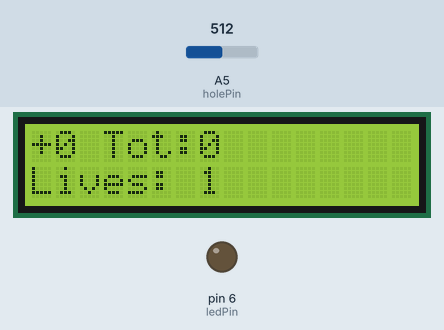
Recording of a sketch running on a simulated Arduino Uno, built with avr-gcc and run on an emulated ATmega328P. Shown: 16×2 character LCD, output pins drawn as LEDs (lit = HIGH). Inputs (shaded band) come from the test bench; at power-on: A5 (holePin) = 512. What the sketch prints to the serial monitor is not drawn.

Above: at 0.6 s.
At 1.2 s:
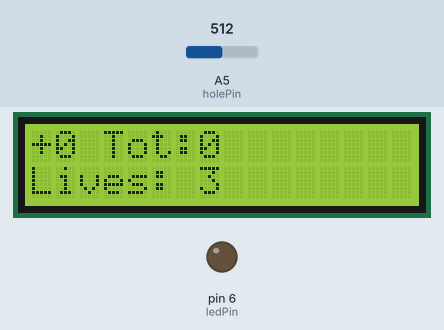
1.3 s: A5 (holePin) set to 990
2.8 s: A5 (holePin) set to 970
At 3.2 s:
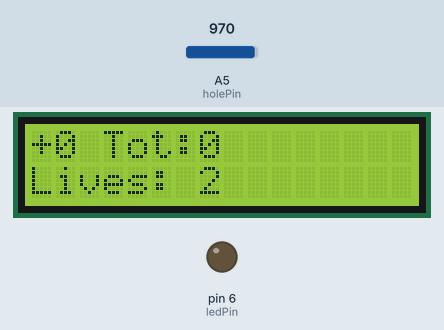
Timing chart, 0 to 5.8 s (numbered marks = the images above; inputs shaded):
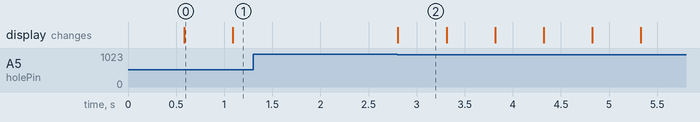

The sketch:

ScoreBoard1_copy_20250417223524.ino
```cpp
#include <LiquidCrystal.h>
#include "pitches.h"

// LCD setup: RS, E, D4, D5, D6, D7
LiquidCrystal lcd(13, 12, 11, 10, 9, 8);

// Scoring and sensor system
const int goalPins[] = { A1 };  //, A2, A3, A4};
const int numGoals = 0;         //4;
int playerScore = 0;
int lastScore = 0;
int scoringStreak = 0;
int comboTimeLimit = 5000;
unsigned long previousGoal = 0;

int sensorLimit = 0;

int goalSensors[] = { 0, 0, 0, 0 };

// Lives
int lives = 3;
const int holePin = A5;

// Audio-visual feedback
const int speakerPin = 7;
const int ledPin = 6;
int note = NOTE_D4;
bool activeNote = false;
bool activeLED = false;
int ledState = LOW;
int numBlinks = 0;
int maxBlinks = 3;
int blinkSpeed = 175;

// Timing
unsigned long currentMillis = 0;
unsigned long previousMillisNote = 0;
unsigned long previousMillisLED = 0;

void setup() {
  lcd.begin(16, 2);
  lcd.clear();

  pinMode(ledPin, OUTPUT);
  pinMode(speakerPin, OUTPUT);
  for (int i = 0; i < numGoals; i++) {
    pinMode(goalPins[i], INPUT);
  }
  //pinMode(holePin, INPUT);

  updateDisplay(0);

  Serial.begin(9600);
  calibrate();
}

void loop() {
  currentMillis = millis();

  Serial.println(analogRead(holePin));

  // Check for goal hits
  for (int i = 0; i < numGoals; i++) {
    //goalSensors[i] = (analogRead(goalPins[i]) < 1000);

    //if ((abs(analogRead(goalPins[i]) - sensorLimit) > 125)) {
    if (analogRead(goalPins[i]) < 920) {
      unsigned long timeSinceGoal = currentMillis - previousGoal;

      if (timeSinceGoal > 200) {
        if (timeSinceGoal > comboTimeLimit) {
          scoringStreak = 1;
          comboTimeLimit = 5000;
        } else {
          scoringStreak++;
          comboTimeLimit += (250 + (i * 500));
        }

        lastScore = getScoreForGoal(i);
        playerScore += lastScore;
        onScore(i);
        updateDisplay(lastScore);
        previousGoal = currentMillis;
      }
    }
  }

  // Life loss detection
  if (analogRead(holePin) < 980) {
    lives--;
    if (lives <= 0) {
      resetGame();
    } else {
      updateDisplay(0);
    }
    delay(500);  // debounce delay
  }


  // AV updates
  if (activeLED) {
    ledBlink();
  } else {
    digitalWrite(ledPin, LOW);
  }

  if (activeNote) {
    playNote();
  } else {
    noTone(speakerPin);
  }
}

// --- Scoring Feedback Logic ---
void onScore(int goalID) {
  activeLED = true;
  activeNote = true;
  numBlinks = 0;
  previousMillisNote = currentMillis;

  switch (scoringStreak) {
    case 1:
      maxBlinks = 3;
      blinkSpeed = 175;
      note = NOTE_D4;
      break;
    case 2:
      maxBlinks = 4;
      blinkSpeed = 150;
      note = NOTE_E4;
      break;
    case 3:
      maxBlinks = 5;
      blinkSpeed = 130;
      note = NOTE_FS4;
      break;
    case 4:
      maxBlinks = 6;
      blinkSpeed = 110;
      note = NOTE_A4;
      break;
    default:
      maxBlinks = 7;
      note = NOTE_D5;
      break;
  }
}

int getScoreForGoal(int id) {
  switch (id) {
    case 0: return 50;
    case 1: return 100;
    case 2: return 200;
    case 3: return 250;
    default: return 0;
  }
}

// --- LCD Display ---
void updateDisplay(int recentScore) {
  lcd.clear();
  lcd.setCursor(0, 0);
  lcd.print("+" + String(recentScore));
  lcd.print(" Tot:" + String(playerScore));

  lcd.setCursor(0, 1);
  lcd.print("Lives: " + String(lives));
}

// --- LED Feedback ---
void ledBlink() {
  if (numBlinks >= maxBlinks) {
    activeLED = false;
    ledState = LOW;
    digitalWrite(ledPin, LOW);
    return;
  }

  if (currentMillis - previousMillisLED >= blinkSpeed) {
    previousMillisLED = currentMillis;
    ledState = !ledState;
    digitalWrite(ledPin, ledState);

    if (ledState == LOW) {
      numBlinks++;
    }
  }
}

// --- Sound Feedback ---
void playNote() {
  if (currentMillis - previousMillisNote <= 800) {
    tone(speakerPin, note);
  } else {
    activeNote = false;
    noTone(speakerPin);
  }
}

// --- Reset Function ---
void resetGame() {
  playerScore = 0;
  lastScore = 0;
  lives = 3;
  scoringStreak = 0;
  comboTimeLimit = 5000;
  previousGoal = 0;

  activeLED = false;
  activeNote = false;
  digitalWrite(ledPin, LOW);
  noTone(speakerPin);

  updateDisplay(0);
}

void calibrate() {
  int calibTotal = 0;
  for (int i = 0; i < 5000; i++) {
    calibTotal += i;
  }
  sensorLimit = (calibTotal / 5000);
}
```

pitches.h
```cpp
/*************************************************
   Public Constants
 *************************************************/

#define NOTE_B0 31
#define NOTE_C1 33
#define NOTE_CS1 35
#define NOTE_D1 37
#define NOTE_DS1 39
#define NOTE_E1 41
#define NOTE_F1 44
#define NOTE_FS1 46
#define NOTE_G1 49
#define NOTE_GS1 52
#define NOTE_A1 55
#define NOTE_AS1 58
#define NOTE_B1 62
#define NOTE_C2 65
#define NOTE_CS2 69
#define NOTE_D2 73
#define NOTE_DS2 78
#define NOTE_E2 82
#define NOTE_F2 87
#define NOTE_FS2 93
#define NOTE_G2 98
#define NOTE_GS2 104
#define NOTE_A2 110
#define NOTE_AS2 117
#define NOTE_B2 123
#define NOTE_C3 131
#define NOTE_CS3 139
#define NOTE_D3 147
#define NOTE_DS3 156
#define NOTE_E3 165
#define NOTE_F3 175
#define NOTE_FS3 185
#define NOTE_G3 196
#define NOTE_GS3 208
#define NOTE_A3 220
#define NOTE_AS3 233
#define NOTE_B3 247
#define NOTE_C4 262
#define NOTE_CS4 277
#define NOTE_D4 294
#define NOTE_DS4 311
#define NOTE_E4 330
#define NOTE_F4 349
#define NOTE_FS4 370
#define NOTE_G4 392
#define NOTE_GS4 415
#define NOTE_A4 440
#define NOTE_AS4 466
#define NOTE_B4 494
#define NOTE_C5 523
#define NOTE_CS5 554
#define NOTE_D5 587
#define NOTE_DS5 622
#define NOTE_E5 659
#define NOTE_F5 698
#define NOTE_FS5 740
#define NOTE_G5 784
#define NOTE_GS5 831
#define NOTE_A5 880
#define NOTE_AS5 932
#define NOTE_B5 988
#define NOTE_C6 1047
#define NOTE_CS6 1109
#define NOTE_D6 1175
#define NOTE_DS6 1245
#define NOTE_E6 1319
#define NOTE_F6 1397
#define NOTE_FS6 1480
#define NOTE_G6 1568
#define NOTE_GS6 1661
#define NOTE_A6 1760
#define NOTE_AS6 1865
#define NOTE_B6 1976
#define NOTE_C7 2093
#define NOTE_CS7 2217
#define NOTE_D7 2349
#define NOTE_DS7 2489
#define NOTE_E7 2637
#define NOTE_F7 2794
#define NOTE_FS7 2960
#define NOTE_G7 3136
#define NOTE_GS7 3322
#define NOTE_A7 3520
#define NOTE_AS7 3729
#define NOTE_B7 3951
#define NOTE_C8 4186
#define NOTE_CS8 4435
#define NOTE_D8 4699
#define NOTE_DS8 4978
```

Measured:
- after the input at 1.3 s, every drawn part: stays the same
- after the input at 2.8 s, the display: changes at once (image 2)
- what the display in image 0 shows lasts 0.5 s, from 0.6 s to 1.1 s
